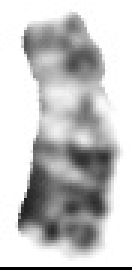
#> input picture src/datasets/labeled/X/9250800327.117.K_X.jpg, 44 x 90 px (shown 3 times larger); its folder holds only this picture in this run
$ python part2_blobs.py --input ../datasets/labeled/X/9250800327.117.K_X.jpg --out out
#> lines starting #> are read from the running program, lines starting #| are printed output that depends on the picture; after the words box and inside, x2 and y2 are one past the last pixel; in counts of white or black regions, pixels touching at a corner belong together
### src/preprocessing/blob_processing_utils.py
"""
Utility functions for blob processing and refinement.
Includes NMS, blob splitting, and filtering improvements.
"""

import cv2
import numpy as np
from typing import List, Dict, Any, Tuple
from scipy import ndimage
from skimage import morphology, measure, segmentation


# [222 lines left out: functions calculate_iou, apply_nms, split_large_blob, not called in this run]


def split_large_blobs(
    blobs: List[Dict[str, Any]],
    mask: np.ndarray,
    labels: np.ndarray,
    area_threshold_ratio: float = 1.5,
    min_area: int = 100
) -> List[Dict[str, Any]]:
    """
    Split blobs that are significantly larger than average.

    Args:
        blobs: List of blob dictionaries
        mask: Original binary mask
        labels: Labeled image from connected components
        area_threshold_ratio: If blob area > avg_area * ratio, try to split (default: 1.5 = 150%)
        min_area: Minimum area for a valid blob after splitting

    Returns:
        Updated list of blobs with large ones split
    """
    if len(blobs) == 0:
        return blobs

    # Calculate average area
    areas = [b['area'] for b in blobs]
    avg_area = np.mean(areas) if areas else 0

    if avg_area == 0:
        return blobs

    threshold_area = avg_area * area_threshold_ratio

    result_blobs = []
    next_id = max([b.get('id', 0) for b in blobs], default=0) + 1

    for blob in blobs:
        if blob['area'] > threshold_area:
            # Try to split this blob
            # Use original_label if available, otherwise fall back to id
            original_label = blob.get('original_label', blob.get('id', 0))
            # Extract mask for this specific blob using original connected component label
            blob_mask = ((labels == original_label) & (mask > 0)).astype(np.uint8) * 255

            split_results = split_large_blob(blob_mask, min_area, area_threshold_ratio)

            if len(split_results) > 1:
                # Successfully split - add all split blobs
                for i, split_blob in enumerate(split_results):
                    new_blob = blob.copy()
                    new_blob['id'] = next_id + i
                    # Remove original_label for split blobs (they don't correspond to original labels)
                    new_blob.pop('original_label', None)
                    new_blob['area'] = split_blob['area']
                    new_blob['centroid'] = split_blob['centroid']
                    new_blob['bbox'] = split_blob['bbox']
                    # Recalculate optional features if needed
                    if 'aspect_ratio' in blob:
                        left, top, width, height = split_blob['bbox']
                        new_blob['aspect_ratio'] = float(width) / float(height) if height != 0 else 0.0
                    if 'eccentricity' in blob and 'mask' in split_blob:
                        # Compute eccentricity from mask
                        comp_mask = split_blob['mask']
                        cnts, _ = cv2.findContours(comp_mask, cv2.RETR_EXTERNAL, cv2.CHAIN_APPROX_SIMPLE)
                        if cnts and len(cnts[0]) >= 5:
                            ellipse = cv2.fitEllipse(cnts[0])
                            a, b = ellipse[1][0] / 2, ellipse[1][1] / 2
                            if a > 0:
                                e = np.sqrt(1 - (b / a) ** 2) if a >= b else np.sqrt(1 - (a / b) ** 2)
                                new_blob['eccentricity'] = float(e)
                            else:
                                new_blob['eccentricity'] = 0.0
                        else:
                            new_blob['eccentricity'] = 0.0
                    result_blobs.append(new_blob)
                next_id += len(split_results)
            else:
                # Could not split, keep original
                result_blobs.append(blob)
        else:
            # Keep blob as is
            result_blobs.append(blob)

    return result_blobs


def filter_blobs_by_aspect_ratio(
    blobs: List[Dict[str, Any]],
    min_aspect_ratio: float = 0.1,
    max_aspect_ratio: float = 10.0
) -> List[Dict[str, Any]]:
    """
    Filter blobs by aspect ratio to remove unlikely chromosome shapes.

    Args:
        blobs: List of blob dictionaries with 'bbox' field
        min_aspect_ratio: Minimum aspect ratio (width/height)
        max_aspect_ratio: Maximum aspect ratio (width/height)

    Returns:
        Filtered list of blobs
    """
    filtered = []

    for blob in blobs:
        left, top, width, height = blob['bbox']

        if height == 0:
            continue

        aspect_ratio = width / height

        if min_aspect_ratio <= aspect_ratio <= max_aspect_ratio:
            filtered.append(blob)

    return filtered


# [28 lines left out: function filter_blobs_by_eccentricity, not called in this run]


def filter_blobs_by_area(
    blobs: List[Dict[str, Any]],
    min_area: int = 50,
    max_area_ratio: float = 3.0
) -> List[Dict[str, Any]]:
    """
    Filter blobs by area to remove outliers (too small or too large).

    Args:
        blobs: List of blob dictionaries with 'area' field
        min_area: Minimum area (pixels)
        max_area_ratio: Maximum area as ratio of median area (default: 3.0 = 300%)

    Returns:
        Filtered list of blobs
    """
    if len(blobs) == 0:
        return blobs

    areas = [b['area'] for b in blobs]
    median_area = np.median(areas) if areas else 0

    if median_area == 0:
        return blobs

    max_area = median_area * max_area_ratio

    filtered = []
    for blob in blobs:
        if min_area <= blob['area'] <= max_area:
            filtered.append(blob)

    return filtered


# [150 lines left out: functions calculate_shape_similarity, merge_close_blobs, not called in this run]


def fill_blob_holes(blob_mask: np.ndarray, hole_area_threshold: int = 500) -> np.ndarray:
    """
    Fill small holes in a single blob mask.

    Args:
        blob_mask: Binary mask of a single blob (0 and 255)
        hole_area_threshold: Maximum area of holes to fill (pixels, default: 500)

    Returns:
        Binary mask with small holes filled
    """
    # Ensure binary
    binary = (blob_mask > 127).astype(np.uint8)

    # Invert to find holes
    inverted = cv2.bitwise_not(binary * 255)

    # Find connected components in inverted mask (holes)
    num_labels, labels, stats, _ = cv2.connectedComponentsWithStats(inverted, connectivity=8)

    result = (binary * 255).copy()

    # Fill small holes
    for label_id in range(1, num_labels):
        area = stats[label_id, cv2.CC_STAT_AREA]
        if area <= hole_area_threshold:
            hole_mask = (labels == label_id).astype(np.uint8) * 255
            result = cv2.bitwise_or(result, hole_mask)

    return result


def refine_mask_edges(blob_mask: np.ndarray, kernel_size: int = 3, iterations: int = 1) -> np.ndarray:
    """
    Refine and smooth edges of a blob mask using morphological operations.

    Args:
        blob_mask: Binary mask of a single blob (0 and 255)
        kernel_size: Size of morphological kernel for smoothing (default: 3)
        iterations: Number of times to apply smoothing (default: 1)

    Returns:
        Binary mask with refined edges
    """
    # Ensure binary
    binary = (blob_mask > 127).astype(np.uint8) * 255

    # Create small elliptical kernel for gentle smoothing
    kernel = cv2.getStructuringElement(cv2.MORPH_ELLIPSE, (kernel_size, kernel_size))

    result = binary.copy()

    # Apply gentle closing to smooth edges
    for _ in range(iterations):
        result = cv2.morphologyEx(result, cv2.MORPH_CLOSE, kernel)
        # Light opening to remove small protrusions
        result = cv2.morphologyEx(result, cv2.MORPH_OPEN, kernel)

    return result


# === Smart splitting utilities (layout-aware) ===

ROW_BOUNDARIES = [344, 500, 626]
EXPECTED_BLOBS_PER_ROW = [10, 14, 12, 10]  # Rows 1-4
INDIVIDUAL_CHROMS = {"X", "Y"}


def split_blob_in_half(blob: Dict[str, Any]) -> List[Dict[str, Any]]:
    """Split blob into two halves along width."""
    left, top, w, h = blob["bbox"]
    half_w = w // 2
    cx1 = left + half_w / 2
    cx2 = left + half_w + (w - half_w) / 2
    cy = top + h / 2
    return [
        {
            **{k: v for k, v in blob.items() if k not in ["id", "bbox", "centroid", "area"]},
            "area": max(1, blob["area"] // 2),
            "centroid": [cx1, cy],
            "bbox": [left, top, half_w, h],
        },
        {
            **{k: v for k, v in blob.items() if k not in ["id", "bbox", "centroid", "area"]},
            "area": max(1, blob["area"] - blob["area"] // 2),
            "centroid": [cx2, cy],
            "bbox": [left + half_w, top, w - half_w, h],
        },
    ]


# [20 lines left out: function group_blobs_by_proximity, not called in this run]


def _split_row2(row_blobs: List[Dict[str, Any]], expected_count: int) -> List[Dict[str, Any]]:
    """Special handling for Row 2 where merged pairs are common."""
    result = list(row_blobs)
    max_splits = 5
    splits_done = 0
    while splits_done < max_splits:
        merged = [b for b in result if b["area"] > 3500 and b["bbox"][2] > 35]
        if not merged:
            break
        merged.sort(key=lambda b: b["area"])
        target = merged[0]
        result.remove(target)
        result.extend(split_blob_in_half(target))
        splits_done += 1
    while len(result) < expected_count:
        widest = max(result, key=lambda b: b["bbox"][2])
        if widest["bbox"][2] > 40:
            result.remove(widest)
            result.extend(split_blob_in_half(widest))
        else:
            break
    while len(result) > expected_count:
        smallest = min(result, key=lambda b: b["area"])
        result.remove(smallest)
    return sorted(result, key=lambda b: b["centroid"][0])


# [29 lines left out: function _split_row4, not called in this run]


def smart_split_rows(blobs: List[Dict[str, Any]]) -> List[Dict[str, Any]]:
    """
    Apply row-aware splitting to approach expected blob counts.
    """
    # Assign blobs to rows via Y
    rows = [[], [], [], []]
    for b in blobs:
        y = b["centroid"][1]
        if y < ROW_BOUNDARIES[0]:
            rows[0].append(b)
        elif y < ROW_BOUNDARIES[1]:
            rows[1].append(b)
        elif y < ROW_BOUNDARIES[2]:
            rows[2].append(b)
        else:
            rows[3].append(b)

    # Process each row
    processed = []
    for idx, row in enumerate(rows):
        expected = EXPECTED_BLOBS_PER_ROW[idx]
        if idx == 3:
            row = _split_row4(row)
        elif idx == 1:
            row = _split_row2(row, expected)
        else:
            row = sorted(row, key=lambda b: b["bbox"][2], reverse=True)
            while len(row) < expected and row:
                widest = row.pop(0)
                if widest["bbox"][2] > 30:
                    row.extend(split_blob_in_half(widest))
                else:
                    row.append(widest)
                    break
            row = sorted(row, key=lambda b: b["centroid"][0])
        processed.append(row)

    # Flatten rows preserving order
    flattened = []
    for row in processed:
        flattened.extend(row)
    return flattened

### src/preprocessing/part2_blobs.py
#!/usr/bin/env python3
"""
Part 2: Blob Extraction & Feature Calculation

Extracts connected components (blobs) from binary masks and calculates features:
- Area, Centroid, Bounding Box
- Optional: Aspect ratio, Eccentricity

Reads masks from Part 1 output and generates blob features.
"""

import argparse
import json
import csv
import os
import sys
from pathlib import Path
from typing import List, Dict, Any, Optional
from datetime import datetime

import cv2
import numpy as np
from .blob_processing_utils import (
    apply_nms,
    split_large_blobs,
    filter_blobs_by_aspect_ratio,
    filter_blobs_by_eccentricity,
    filter_blobs_by_area,
    merge_close_blobs,
    smart_split_rows,
    fill_blob_holes,
    refine_mask_edges,
    ROW_BOUNDARIES,
    EXPECTED_BLOBS_PER_ROW
)


def read_mask(mask_path: str) -> np.ndarray:
    """
    Read binary mask from file.

    Args:
        mask_path: Path to mask image

    Returns:
        Binary mask (0 and 255) as uint8
    """
    mask = cv2.imread(mask_path, cv2.IMREAD_GRAYSCALE)
#> mask is the input picture: shape (90, 44); min 0, max 255, mean 197.1
    if mask is None:
        raise FileNotFoundError(f'Could not read mask image: {mask_path}')

    # Ensure mask is uint8
    if mask.dtype != np.uint8:
        mask = mask.astype(np.uint8)

    # Ensure binary: threshold at 127
    _, mask = cv2.threshold(mask, 127, 255, cv2.THRESH_BINARY)
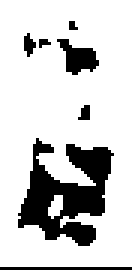
#> mask: shape (90, 44) (shown 3 times larger); 80.3% white; 7 black regions (3 under 20 px), largest, box (x1, y1, x2, y2) and area: (6, 46, 38, 82) 597, (19, 13, 33, 25) 91, (0, 89, 44, 90) 44, (8, 11, 12, 19) 20

    # Ensure output is uint8 (0 or 255)
    mask = mask.astype(np.uint8)

    return mask


def compute_eccentricity(component_mask: np.ndarray) -> float:
    """
    Compute eccentricity of a blob using ellipse fitting or moments.

    Args:
        component_mask: Binary mask of single component (0/255)

    Returns:
        Eccentricity value (0.0 to 1.0)
    """
    contours, _ = cv2.findContours(component_mask, cv2.RETR_EXTERNAL, cv2.CHAIN_APPROX_NONE)
    if not contours:
        return 0.0

    cnt = max(contours, key=cv2.contourArea)

    if len(cnt) < 5:
        # Not enough points to fit ellipse; use moments
        M = cv2.moments(cnt)
        if M['mu20'] + M['mu02'] == 0:
            return 0.0
        # Covariance matrix elements
        a = M['mu20'] / M['m00']
        b = M['mu11'] / M['m00']
        c = M['mu02'] / M['m00']
        # Eigenvalues of [[a, b],[b, c]]
        trace = a + c
        det = a * c - b * b
        discriminant = trace * trace - 4 * det
        if discriminant <= 0:
            return 0.0
        lambda1 = (trace + np.sqrt(discriminant)) / 2
        lambda2 = (trace - np.sqrt(discriminant)) / 2
        if lambda1 <= 0:
            return 0.0
        # Eccentricity = sqrt(1 - lambda2/lambda1)
        return float(np.sqrt(max(0.0, 1.0 - (lambda2 / lambda1))))
    else:
        # Fit ellipse
        ellipse = cv2.fitEllipse(cnt)
        (center, axes, angle) = ellipse
        major_axis = max(axes)
        minor_axis = min(axes)
        if major_axis == 0:
            return 0.0
        e = np.sqrt(max(0.0, 1.0 - (minor_axis / major_axis) ** 2))
        return float(e)


# [41 lines left out: function sort_blobs_by_position, not called in this run]


def extract_blobs(
    mask: np.ndarray,
    min_area: int = 50,
    connectivity: int = 8,
    include_optional: bool = True,
    apply_nms_flag: bool = True,
    nms_iou_threshold: float = 0.4,
    split_large_blobs_flag: bool = True,
    area_threshold_ratio: float = 1.5,
    filter_aspect_ratio: bool = True,
    min_aspect_ratio: float = 0.1,
    max_aspect_ratio: float = 10.0,
    filter_eccentricity: bool = False,
    min_eccentricity: float = 0.3,
    max_eccentricity: float = 0.99,
    use_row_thresholds: bool = True,
    use_row_splitting: bool = True,
    refine_blob_masks: bool = True,
    fill_blob_holes_flag: bool = True,
    hole_area_threshold: int = 500,
    edge_smoothing_kernel: int = 3,
    edge_smoothing_iterations: int = 1
) -> List[Dict[str, Any]]:
    """
    Extract blobs from binary mask using connected components with improved filtering.

    Args:
        mask: Binary mask (0 and 255)
        min_area: Minimum area to keep a blob (pixels)
        connectivity: Connectivity for connected components (4 or 8)
        include_optional: Whether to include aspect_ratio and eccentricity
        apply_nms_flag: Whether to apply Non-Maximum Suppression (default: True)
        nms_iou_threshold: IoU threshold for NMS (default: 0.4)
        split_large_blobs_flag: Whether to split blobs larger than average (default: True)
        area_threshold_ratio: Ratio threshold for splitting (default: 1.5 = 150% of average)
        filter_aspect_ratio: Whether to filter by aspect ratio (default: True)
        min_aspect_ratio: Minimum aspect ratio (width/height)
        max_aspect_ratio: Maximum aspect ratio (width/height)
        filter_eccentricity: Whether to filter by eccentricity (default: False)
        min_eccentricity: Minimum eccentricity
        max_eccentricity: Maximum eccentricity

    Returns:
        List of blob dictionaries with features
    """
#> called with min_area = 50, connectivity = 8, include_optional = True, apply_nms_flag = True, nms_iou_threshold = 0.4, split_large_blobs_flag = True, area_threshold_ratio = 1.5, filter_aspect_ratio = True
    # Ensure mask is uint8 with 0 and 255 values (not 0/1)
    if mask.dtype != np.uint8:
        mask = mask.astype(np.uint8)

    # Normalize to 0/255 if mask is 0/1
    if mask.max() <= 1:
        mask = (mask * 255).astype(np.uint8)

    # connectedComponentsWithStats expects 0 and non-zero (255)
    num_labels, labels, stats, centroids = cv2.connectedComponentsWithStats(
        mask, connectivity=connectivity
    )
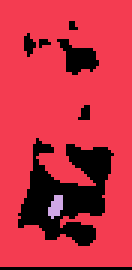
#> labels: shape (90, 44) int32 (shown 3 times larger); 3 distinct labels, from 0 to 2; one colour per label, 0 black
#> num_labels = 3; stats = [[0, 7, 44, 83, 782], [0, 0, 44, 89, 3150], [16, 65, 5, 8, 28]]; centroids = [[22.02, 57.44], [21.4, 41.08], [18.18, 68.36]]

    blobs = []
    # Row-specific min area thresholds (Y-based)
    row_min_areas = [
        (ROW_BOUNDARIES[0], 800),
        (ROW_BOUNDARIES[1], 600),
        (ROW_BOUNDARIES[2], 400),
        (float("inf"), 300)
    ]

    for i in range(1, num_labels):  # Skip background label 0
        area = int(stats[i, cv2.CC_STAT_AREA])
        cy = float(centroids[i, 1])

        # Determine row-specific area threshold
        min_area_row = min_area
        if use_row_thresholds:
            for boundary, min_a in row_min_areas:
                if cy < boundary:
                    min_area_row = max(min_area, min_a)
                    break

        if area < min_area_row:
            continue

        left = int(stats[i, cv2.CC_STAT_LEFT])
        top = int(stats[i, cv2.CC_STAT_TOP])
        width = int(stats[i, cv2.CC_STAT_WIDTH])
        height = int(stats[i, cv2.CC_STAT_HEIGHT])
        cx, cy = float(centroids[i, 0]), float(centroids[i, 1])

        # Create blob dictionary with required features
        # Note: Using 'bbox' to match JSON sample format in requirements
        blob = {
            'id': int(i),
            'original_label': int(i),  # Store original connected component label index for mask extraction
            'area': area,
            'centroid': [float(cx), float(cy)],
            'bbox': [left, top, width, height]
        }

        # Refine mask for this blob before computing features
        comp_mask = (labels == i).astype('uint8') * 255

        if refine_blob_masks:
            # Extract blob region with padding to avoid edge issues
            pad = 5
            x1 = max(0, left - pad)
            y1 = max(0, top - pad)
            x2 = min(mask.shape[1], left + width + pad)
            y2 = min(mask.shape[0], top + height + pad)

            # Extract blob region
            blob_region = comp_mask[y1:y2, x1:x2]

            # Fill holes in blob mask
            if fill_blob_holes_flag:
                blob_region = fill_blob_holes(blob_region, hole_area_threshold=hole_area_threshold)

            # Smooth edges of blob mask
            blob_region = refine_mask_edges(blob_region, kernel_size=edge_smoothing_kernel, iterations=edge_smoothing_iterations)

            # Recompute stats after refinement
            num_refined, labels_refined, stats_refined, centroids_refined = cv2.connectedComponentsWithStats(
                blob_region, connectivity=connectivity
            )

            if num_refined > 1:
                # Use the largest component (should be the refined blob)
                largest_idx = 1
                if num_refined > 2:
                    areas = [stats_refined[j, cv2.CC_STAT_AREA] for j in range(1, num_refined)]
                    largest_idx = 1 + np.argmax(areas)

                # Update blob stats from refined mask (adjust coordinates back to full image)
                area = int(stats_refined[largest_idx, cv2.CC_STAT_AREA])
                left_refined = int(stats_refined[largest_idx, cv2.CC_STAT_LEFT]) + x1
                top_refined = int(stats_refined[largest_idx, cv2.CC_STAT_TOP]) + y1
                width_refined = int(stats_refined[largest_idx, cv2.CC_STAT_WIDTH])
                height_refined = int(stats_refined[largest_idx, cv2.CC_STAT_HEIGHT])
                cx_refined = float(centroids_refined[largest_idx, 0]) + x1
                cy_refined = float(centroids_refined[largest_idx, 1]) + y1

                blob['area'] = area
                blob['bbox'] = [left_refined, top_refined, width_refined, height_refined]
                blob['centroid'] = [float(cx_refined), float(cy_refined)]

                # Update comp_mask for feature computation
                refined_full = np.zeros_like(mask)
                refined_region = (labels_refined == largest_idx).astype('uint8') * 255
                refined_full[y1:y2, x1:x2] = refined_region
                comp_mask = refined_full

                # Update local variables for optional features
                left, top, width, height = left_refined, top_refined, width_refined, height_refined
                cx, cy = cx_refined, cy_refined

        # Add optional features if requested
        if include_optional:
            eccentricity = compute_eccentricity(comp_mask)
            aspect_ratio = float(width) / float(height) if height != 0 else 0.0

            blob['aspect_ratio'] = aspect_ratio
            blob['eccentricity'] = eccentricity

            # Sanity check: ensure centroid is inside bbox
            if not (left <= cx <= left + width and top <= cy <= top + height):
                # Recompute centroid from contour moments
                cnts, _ = cv2.findContours(comp_mask, cv2.RETR_EXTERNAL, cv2.CHAIN_APPROX_SIMPLE)
                if cnts:
                    M = cv2.moments(cnts[0])
                    if M['m00'] != 0:
                        cx = M['m10'] / M['m00']
                        cy = M['m01'] / M['m00']
                        blob['centroid'] = [float(cx), float(cy)]

        blobs.append(blob)
#> this loop made 2 passes
#> x1 on pass 1: 0
#> pass 1, in extract_blobs, `comp_mask = (labels == i).astype('uint8') * 255`:
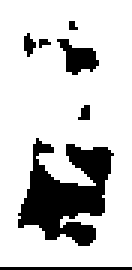
#> comp_mask: shape (90, 44) (shown 3 times larger); 79.5% white; 7 black regions (3 under 20 px), largest, box (x1, y1, x2, y2) and area: (6, 46, 38, 82) 625, (19, 13, 33, 25) 91, (0, 89, 44, 90) 44, (8, 11, 12, 19) 20
#> (the rest of the program and of its run is left out)
